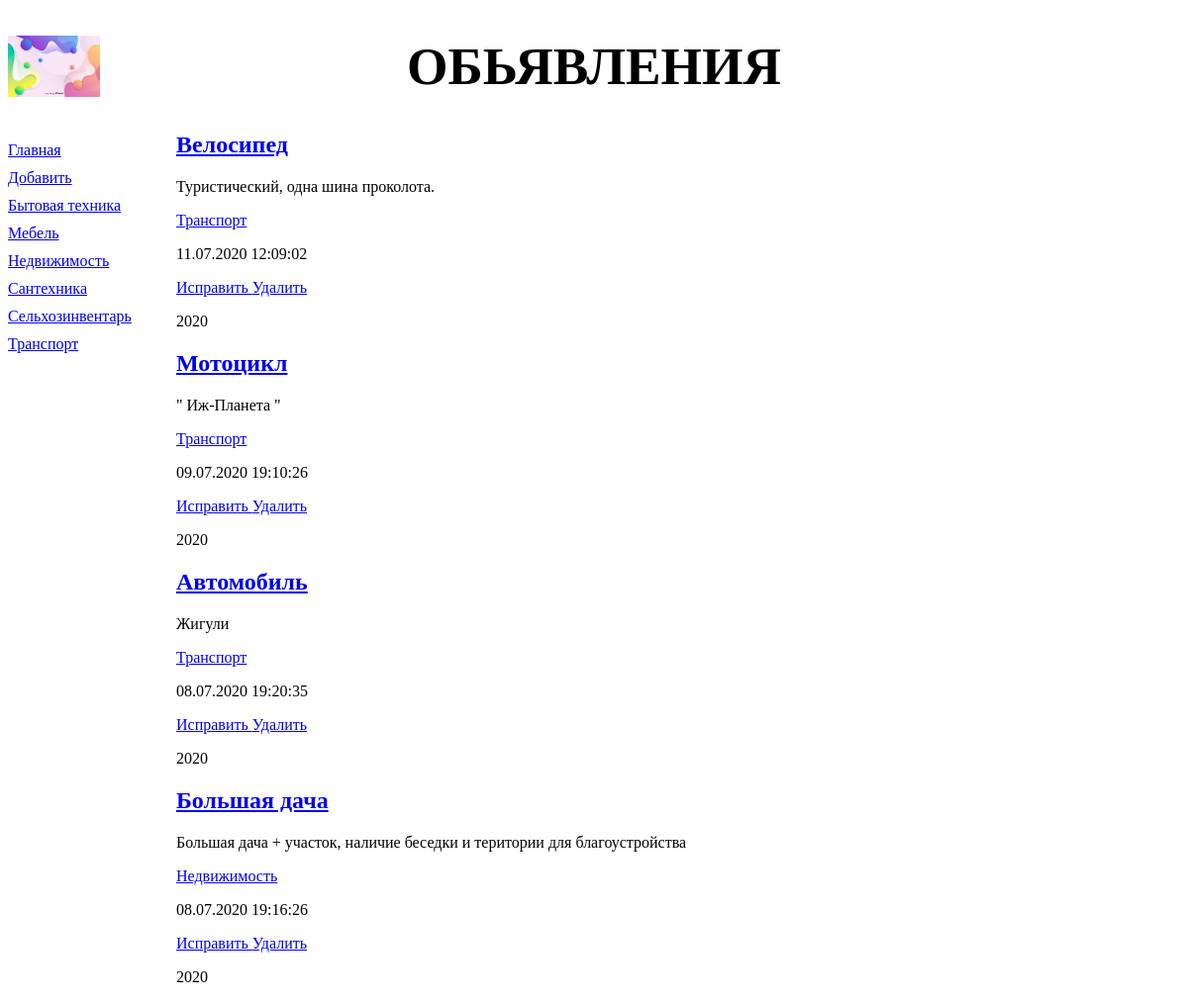
/bboard/, run on the app's committed database.
### bboard/models.py (models this page shows, shortened)
class Rubric(models.Model):
    name = models.CharField(max_length=20, db_index=True, verbose_name='Название')
    objects = RubricManager()
    class Meta:
        verbose_name_plural = 'Рубрики'
        verbose_name = 'Рубрика'
        ordering = ['name']

class Bb(models.Model):
    KINDS = (
        (None, 'Выберете разряд публикуемого обьявления'),
        ('b', 'Куплю'),
        ('s', 'Продам'),
        ('c', 'Обменяю')
    )
    title = models.CharField(max_length=50, verbose_name='Товар')
    content = models.TextField(null=True, blank=True, verbose_name='Описание')
    price = models.FloatField(null=True, blank=True, verbose_name='Цена')
    published = models.DateTimeField(auto_now_add=True, db_index=True, verbose_name='Опубликовано')
    rubric = models.ForeignKey('Rubric', null=True, on_delete=models.PROTECT, verbose_name='Рубрика')
    kind = models.CharField(max_length=1, choices=KINDS, default='b', verbose_name='Вид обьявления')
    objects = models.Manager()
    reverse = BbManager()
    class Meta:
        verbose_name_plural = 'Обьявления'
        verbose_name = 'Обьявление'
        ordering = ['-published']

### bboard/views.py (the view)
# urls.py: path('', BbIndexView.as_view(), name='index'),
class BbIndexView(ArchiveIndexView):
    model = Bb
    date_field = 'published'
    template_name = 'bboard/index.html'
    context_object_name = 'bbs'
    allow_empty = True
    def get_context_data(self, *args, **kwargs):
        context = super().get_context_data(**kwargs)
        context['rubrics'] = Rubric.objects.all()
        return context

### bboard/models.py (called while the page is built)
    def get_queryset(self):
        return RubricQuerySet(self.model, using=self._db)

### bboard/templates/bboard/index.html
{% extends 'layout/basic.html' %}
{% block content %}
{% for bb in bbs %}
        <div class='b'>
            <h2> <a href="{% url 'detail' pk=bb.pk  %}">{{bb.title}} </a></h2>
            <p> {{ bb.content }} </p>
            <p> <a href='/bboard/{{ bb.rubric.pk }}/'>
            {{ bb.rubric.name }} </a> </p>
            <p> {{ bb.published|date:"d.m.Y H:i:s" }} </p>
            <p>
                <a href="{% url 'edit' pk=bb.pk %}"> Исправить </a>
                <a href="{% url 'delete' pk=bb.pk %}"> Удалить </a>
            </p>
        </div>
        <p>
            {% for d in date_list %}
            {{ d.year }}
            {% endfor %}
        </p>
{% endfor %}
{% endblock %}

### bboard/templates/layout/basic.html (shortened to what this page needs)
{% load static %}
<!DOCTYPE html>
<html>
    <head>
        <link rel="stylesheet" type="text/css"
        href="{% static 'bboard/style.css' %}">
    </head>
    <body>
        <header>
            <h1> Обьявления </h1>
        </header>
        <nav>
            <a href="{% url 'index' %}"> Главная </a>
            <a href="{% url 'add' %}"> Добавить </a>
            {% for rubric in rubrics %}
            <a href="{% url 'by_rubric' rubric.pk %}"> {{ rubric.name }} </a>
            {% endfor %}
        </nav>
        <section>
        {% block content %}
        {% endblock %}
        </section>
    </body>
    </head>
</html>

### bboard/static/bboard/style.css (style rules this page uses)
header h1 { font-size: 40pt; text-transform: uppercase; text-align: center; background: url('bg.jpg') left / auto 100% no-repeat; }
nav { font_size: 16pt; width: 150px; float: left; }
nav a { display: block; margin: 10px 0px; }
section { margin-left: 170px; }

### data on the page
Rubric: name "Бытовая техника"
Rubric: name "Мебель"
Rubric: name "Недвижимость"
Rubric: name "Сантехника"
Rubric: name "Сельхозинвентарь"
Rubric: name "Транспорт"
Bb: title "Велосипед", content "Туристический, одна шина проколота.", rubric.name "Транспорт", published "11.07.2020 12:09:02", year "2020"
Bb: title "Мотоцикл", content "\" Иж-Планета \"", rubric.name "Транспорт", published "09.07.2020 19:10:26", year "2020"
Bb: title "Автомобиль", content "Жигули", rubric.name "Транспорт", published "08.07.2020 19:20:35", year "2020"
Bb: title "Большая дача", content "Большая дача + участок, наличие беседки и територии для благоустройства", rubric.name "Недвижимость", published "08.07.2020 19:16:26", year "2020"
